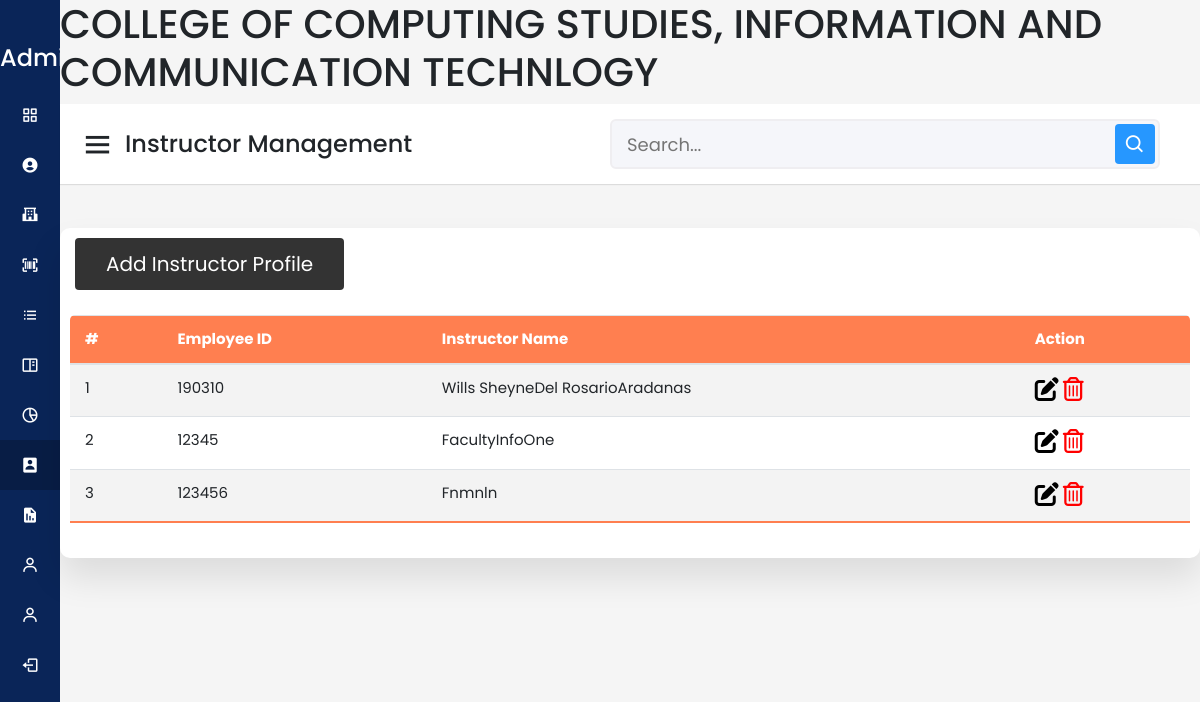
The page /instructor.php (signed in) on the database its author committed.
### tables this page shows
CREATE TABLE `tblinstructor` (
  `id` int(11) NOT NULL AUTO_INCREMENT,
  `employee_number` int(11) NOT NULL,
  `fname` varchar(50) NOT NULL,
  `mname` varchar(50) NOT NULL,
  `lname` varchar(50) NOT NULL,
  `password` varchar(50) NOT NULL,
  `date_created` date NOT NULL DEFAULT current_timestamp(),
  `user_type` varchar(50) NOT NULL,
  `is_deleted` tinyint(1) NOT NULL DEFAULT 0,
  PRIMARY KEY (`id`)
);

### config/db_connection.php (called while the page is built, shortened)
<?php
class ConnectionHandler
{
      protected $host = 'localhost';
      protected $user = 'root';
      protected $password = '';
      protected $database = 'dbcapstone';
      public function __construct()
      {
            $this->con = mysqli_connect($this->host, $this->user, $this->password, $this->database);
      }
}

### instructorhandler/instructor_eventhandler.php (called while the page is built, shortened)
<?php
class Instructor
{
  protected $db = null;
  public function __construct(ConnectionHandler $db)
  {
    $this->db = $db;
  }
  public function getInstructor()
  {
    $result = $this->db->con->query("SELECT * FROM tblinstructor WHERE user_type = 'Faculty' AND is_deleted = 0");
    $resultArray = array();
    while($info = mysqli_fetch_array($result, MYSQLI_ASSOC))
    {
      $resultArray[] = $info;
    }
    return $resultArray;
  }
}

### instructor.php (the view, shortened to what this page needs)
<?php
include "./shared/nav-items.php";
@include './instructorhandler/instructor_eventhandler.php';
@include './config/db_connection.php';
$_conn = new ConnectionHandler();
$_instructor = new Instructor($_conn);
$result = $_instructor->getInstructor();
?>
<!DOCTYPE html>
<html lang="en">
<head>
  <link rel="stylesheet" href="https://cdn.jsdelivr.net/npm/bootstrap@4.6.1/dist/css/bootstrap.min.css">
    <link rel="stylesheet" href="https://pro.fontawesome.com/releases/v5.10.0/css/all.css" />
    <link href="https://cdn.datatables.net/1.10.18/css/dataTables.bootstrap4.min.css" rel="stylesheet">
  <link rel="stylesheet" href="css/sidebar.css" />
  <link href="https://unpkg.com/boxicons@2.0.7/css/boxicons.min.css" rel="stylesheet" />
</head>
<body>
  <div class="sidebar">
    <div class="logo-details">
      <span class="logo_name">&nbsp;&nbsp;&nbsp;&nbsp;&nbsp; Administrator</span>
    </div>
  </div>
  <section class="home-section">
    <div class="header">
      <h1>COLLEGE OF COMPUTING STUDIES, INFORMATION AND COMMUNICATION TECHNLOGY</h1>
    </div>
    <nav>
      <div class="sidebar-button">
        <i class="bx bx-menu sidebarBtn"></i>
        <span class="dashboard">Instructor Management</span>
      </div>
      <div class="search-box">
        <input type="text" placeholder="Search..." />
        <i class="bx bx-search"></i>
      </div>
    </nav>
    <div class="home-content">
    </div>
    <section class="attendance">
      <div class="attendance-list">
      <button type="button" class="btn " data-toggle="modal" data-target="#modal-instructor">
              Add Instructor Profile </button>        <table class="table">
          <thead>
            <tr>
              <th>#</th>
              <th>Employee ID</th>
              <th>Instructor Name</th>
              <th>Action</th>
            </tr>
          </thead>
          <tbody>
            <?php foreach ($result as $key => $item) { ?>
              <tr>
                <td><?= $key + 1 ?></td>
                <td><?= $item["employee_number"] ?></td>
                <td><?= $item["fname"] ?><?= $item["mname"] ?><?= $item["lname"] ?></td>
                <td>
                  <a href="instructor_edit_record.php?id=<?= $item["id"] ?>">
                    <i class='fas fa-edit' style='font-size:24px;color:black'></i>
                  </a>
                  <a href='instructor_delete_record.php?id=<?= $item['id']; ?>'
                     onClick="return confirm('are you sure you want to delete this?');">
                      <i class='far fa-trash-alt' style='font-size:24px;color:red'></i>
                  </a>
                </td>
              </tr>
            <?php } ?>
          </tbody>
        </table>
      </div>
    </section>
</body>
</html>

### css/sidebar.css (style rules this page uses)
* { margin: 0; padding: 0; box-sizing: border-box; font-family: 'Poppins', sans-serif; }
.sidebar { position: fixed; height: 100%; width: 240px; background: #0A2558; transition: all 0.5s ease; }
.sidebar .logo-details { height: 80px; display: flex; align-items: center; }
.sidebar .logo-details .logo_name { color: #fff; font-size: 24px; font-weight: 500; }
.home-section { position: relative; background: #f5f5f5; min-height: 100vh; width: calc(100% - 240px); left: 240px; transition: all 0.5s ease; }
.home-section nav { display: flex; justify-content: space-between; height: 80px; background: #fff; display: flex; align-items: center; position: fixed; width: calc(100% - 240px); left: 240px; z-index: 100; padding: 0 20px; box-shadow: 0 1px 1px rgba(0, 0, 0, 0.1); transition: all 0.5s ease; }
.home-section nav .sidebar-button { display: flex; align-items: center; font-size: 24px; font-weight: 500; }
nav .sidebar-button i { font-size: 35px; margin-right: 10px; }
.home-section nav .search-box { position: relative; height: 50px; max-width: 550px; width: 100%; margin: 0 20px; }
nav .search-box input { height: 100%; width: 100%; outline: none; background: #F5F6FA; border: 2px solid #EFEEF1; border-radius: 6px; font-size: 18px; padding: 0 15px; }
nav .search-box .bx-search { position: absolute; height: 40px; width: 40px; background: #2697FF; right: 5px; top: 50%; transform: translateY(-50%); border-radius: 4px; line-height: 40px; text-align: center; color: #fff; font-size: 22px; transition: all 0.4 ease; }
.home-section .home-content { position: relative; padding-top: 104px; }
.attendance { margin-top: 20px; text-transform: capitalize; }
.attendance-list { width: 100%; padding: 10px; margin-top: 10px; background: #fff; border-radius: 10px; box-shadow: 0 20px 35px rgba(0, 0, 0, 0.1); }
.table { border-collapse: collapse; margin: 25px 0; font-size: 15px; min-width: 100%; overflow: hidden; border-radius: 5px 5px 0 0; }
table thead tr { color: #fff; background: coral; text-align: left; font-weight: bold; }
.table th, .table td { padding: 12px 15px; }
.table tbody tr { border-bottom: 1px solid #ddd; }
.table tbody tr:nth-of-type(odd) { background: #f3f3f3; }
.table tbody tr:last-of-type { border-bottom: 2px solid coral; }
.attendance .attendance-list .btn { display: inline-block; padding:10px 30px; font-size: 20px; background: #333; color:#fff; margin:0 5px; text-transform: capitalize; }
@media (max-width: 1240px) { .sidebar { width: 60px; } }
@media (max-width: 1240px) { .home-section { width: calc(100% - 60px); left: 60px; } }
@media (max-width: 1240px) { .home-section nav { width: calc(100% - 60px); left: 60px; } }

### rows shown on the page
tblinstructor: employee_number "190310", fname "Wills Sheyne", mname "Del Rosario", lname "Aradanas"
tblinstructor: employee_number "12345", fname "Faculty", mname "Info", lname "One"
tblinstructor: employee_number "123456", fname "Fn", mname "Mn", lname "Ln"
